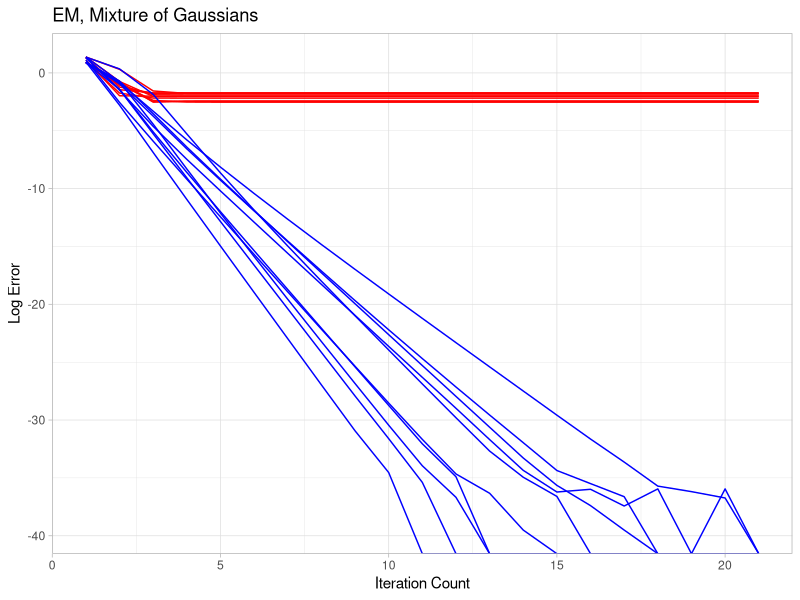
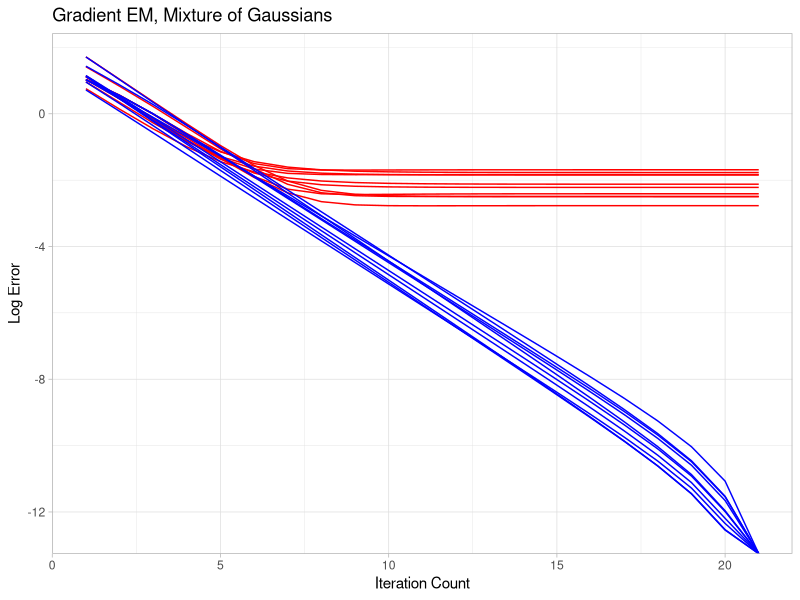

Reproduce these figures in R, in order.
# ==================== Preparation ============================#
library(MASS)
library(ggplot2)
# ==================== Update Rules ===========================#

# sigma
sigma_sim <- function(theta_ture){
  return(norm(theta_ture, type = "2")/2)
}

# generate sample y
y_generate <- function(theta_true, sigma_true, d, n){
  y_sim <- matrix(0, n, d)
  z <- sample(c(0,1), n, prob = c(0.5, 0.5), replace = T)
  for (i in 1:n){
    if (z[i] == 0){
      y_sim[i,] <- mvrnorm(1, -theta_true, diag(sigma_true,d))
    } else {
      y_sim[i,] <- mvrnorm(1, theta_true, diag(sigma_true,d))
    }
  }
  return(y_sim)
}

# function w
w_y <- function(theta_current, y, sigma_true){
  a <- exp(-norm(theta_current - y, type = "2")^2/(2*sigma_true^2)) /
    (exp(-norm(theta_current - y, type = "2")^2/(2*sigma_true^2)) + 
       exp(-norm(theta_current + y, type = "2")^2/(2*sigma_true^2)))
  return(a)
}

# standard EM algorithm
EM <- function(theta_true, theta_initial, sigma_true, iter, d, n){
  y <- y_generate(theta_true, sigma_true, d ,n)
  theta_res <- matrix(0, iter+1, d)
  theta_res[1,] <- theta_initial
  for (i in 2:(iter+1)){
    for (j in 1:n){
      theta_res[i,] <- theta_res[i,] + (2*w_y(theta_res[i-1,], y[j,], sigma_true)-1)*y[j,]/n
    }
  }
  return(theta_res)
}

# Gradient EM algorithm 
GEM <- function(theta_true, theta_initial, sigma_true, iter, d, n, lrate){
  y <- y_generate(theta_true, sigma_true, d ,n)
  theta_res <- matrix(0, iter+1, d)
  theta_res[1,] <- theta_initial
  for (i in 2:(iter+1)){
    for (j in 1:n){
      theta_res[i,] <- theta_res[i,] + (2*w_y(theta_res[i-1,], y[j,], sigma_true)-1)*y[j,]/n
    }
    theta_res[i,] <- theta_res[i-1,] + lrate*(theta_res[i,] - theta_res[i-1,])
  }
  return(theta_res)
}

# stat error 
stat_error <- function(theta_res, theta_true, iter){
  stat_errorlist <- c()
  for (i in 1:(iter+1)){
    stat_errorlist <- c(stat_errorlist, log(norm(theta_res[i,] - theta_true, type = "2")))
  }
  return(stat_errorlist)
}

# opt error 
opt_error <- function(theta_res, iter){
  opt_errorlist <- c()
  for (i in 1:(iter+1)){
    opt_errorlist <- c(opt_errorlist, log(norm(theta_res[i,] - theta_res[iter+1,], type = "2")))
  }
  return(opt_errorlist)
}


# ======== Mixture of Gaussian ==========#
# obtain true sigma and true theta
theta_true_matrix <- matrix(0, 10, 10)
sigma_true_vec <- rep(0,10)
for (i in 1:10){
  theta_true_matrix[i,] <- rnorm(10)
  sigma_true_vec[i] <- sigma_sim(theta_true_matrix[i,])
}

# ======== Simulation ==========#
# stat error and opt error for EM 
stat_error_matrix <- matrix(0, 10, 21)
opt_error_matrix <- matrix(0, 10, 21)

for (k in 1:10){
  # initial theta: make sure it is in the Ball(r,theta)
  initial <- rnorm(10)+theta_true_matrix[k,]
  stat_error_matrix[k,] <- stat_error(EM(theta_true_matrix[k,], initial, sigma_true_vec[k], 20, 10, 1000), theta_true_matrix[k,], 20)
  opt_error_matrix[k,] <- opt_error(EM(theta_true_matrix[k,], initial, sigma_true_vec[k], 20, 10, 1000), 20)
}

#plot 
ggplot()+
  geom_line(aes(x=c(1:21),y=stat_error_matrix[1,]),color = 'red')+
  geom_line(aes(x=c(1:21),y=stat_error_matrix[2,]),color = 'red')+
  geom_line(aes(x=c(1:21),y=stat_error_matrix[3,]),color = 'red')+
  geom_line(aes(x=c(1:21),y=stat_error_matrix[4,]),color = 'red')+
  geom_line(aes(x=c(1:21),y=stat_error_matrix[5,]),color = 'red')+
  geom_line(aes(x=c(1:21),y=stat_error_matrix[6,]),color = 'red')+
  geom_line(aes(x=c(1:21),y=stat_error_matrix[7,]),color = 'red')+
  geom_line(aes(x=c(1:21),y=stat_error_matrix[8,]),color = 'red')+
  geom_line(aes(x=c(1:21),y=stat_error_matrix[9,]),color = 'red')+
  geom_line(aes(x=c(1:21),y=stat_error_matrix[10,]),color = 'red')+
  geom_line(aes(x=c(1:21),y=opt_error_matrix[1,]),color = 'blue')+
  geom_line(aes(x=c(1:21),y=opt_error_matrix[2,]),color = 'blue')+
  geom_line(aes(x=c(1:21),y=opt_error_matrix[3,]),color = 'blue')+
  geom_line(aes(x=c(1:21),y=opt_error_matrix[4,]),color = 'blue')+
  geom_line(aes(x=c(1:21),y=opt_error_matrix[5,]),color = 'blue')+
  geom_line(aes(x=c(1:21),y=opt_error_matrix[6,]),color = 'blue')+
  geom_line(aes(x=c(1:21),y=opt_error_matrix[7,]),color = 'blue')+
  geom_line(aes(x=c(1:21),y=opt_error_matrix[8,]),color = 'blue')+
  geom_line(aes(x=c(1:21),y=opt_error_matrix[9,]),color = 'blue')+
  geom_line(aes(x=c(1:21),y=opt_error_matrix[10,]),color = 'blue')+
  ggtitle('EM, Mixture of Gaussians')+
  labs(x = 'Iteration Count', y ='Log Error',color = "Legend") +
  theme_light()


# stat error and opt error for Gradient EM 
stat_error_matrix2 <- matrix(0, 10, 21)
opt_error_matrix2 <- matrix(0, 10, 21)

for (k in 1:10){
  # initial theta: make sure it is in the Ball(r,theta)
  initial <- rnorm(10)+theta_true_matrix[k,]
  stat_error_matrix2[k,] <- stat_error(GEM(theta_true_matrix[k,], initial, sigma_true_vec[k], 20, 10, 1000, 0.5), theta_true_matrix[k,], 20)
  opt_error_matrix2[k,] <- opt_error(GEM(theta_true_matrix[k,], initial, sigma_true_vec[k], 20, 10, 1000, 0.5), 20)
}

ggplot()+
  geom_line(aes(x=c(1:21),y=stat_error_matrix2[1,]),color = 'red')+
  geom_line(aes(x=c(1:21),y=stat_error_matrix2[2,]),color = 'red')+
  geom_line(aes(x=c(1:21),y=stat_error_matrix2[3,]),color = 'red')+
  geom_line(aes(x=c(1:21),y=stat_error_matrix2[4,]),color = 'red')+
  geom_line(aes(x=c(1:21),y=stat_error_matrix2[5,]),color = 'red')+
  geom_line(aes(x=c(1:21),y=stat_error_matrix2[6,]),color = 'red')+
  geom_line(aes(x=c(1:21),y=stat_error_matrix2[7,]),color = 'red')+
  geom_line(aes(x=c(1:21),y=stat_error_matrix2[8,]),color = 'red')+
  geom_line(aes(x=c(1:21),y=stat_error_matrix2[9,]),color = 'red')+
  geom_line(aes(x=c(1:21),y=stat_error_matrix2[10,]),color = 'red')+
  geom_line(aes(x=c(1:21),y=opt_error_matrix2[1,]),color = 'blue')+
  geom_line(aes(x=c(1:21),y=opt_error_matrix2[2,]),color = 'blue')+
  geom_line(aes(x=c(1:21),y=opt_error_matrix2[3,]),color = 'blue')+
  geom_line(aes(x=c(1:21),y=opt_error_matrix2[4,]),color = 'blue')+
  geom_line(aes(x=c(1:21),y=opt_error_matrix2[5,]),color = 'blue')+
  geom_line(aes(x=c(1:21),y=opt_error_matrix2[6,]),color = 'blue')+
  geom_line(aes(x=c(1:21),y=opt_error_matrix2[7,]),color = 'blue')+
  geom_line(aes(x=c(1:21),y=opt_error_matrix2[8,]),color = 'blue')+
  geom_line(aes(x=c(1:21),y=opt_error_matrix2[9,]),color = 'blue')+
  geom_line(aes(x=c(1:21),y=opt_error_matrix2[10,]),color = 'blue')+
  ggtitle('Gradient EM, Mixture of Gaussians')+
  labs(x = 'Iteration Count', y ='Log Error',color = "Legend") +
  theme_light()




